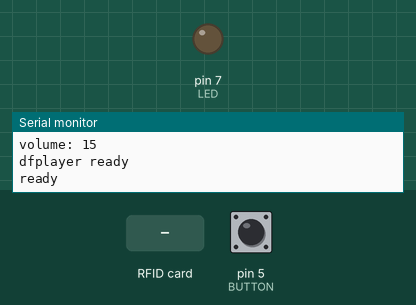
Simulated run of this sketch. Board: Arduino Uno, built with avr-gcc and run on an emulated ATmega328P. Parts: output pins drawn as LEDs (lit = HIGH), the last lines printed to the serial monitor. The inputs (shaded band) are chosen by the test bench; at power-on: pin 5 (BUTTON) LOW. The audio player accepts every command and is not drawn.

Above: at 4.7 s.
4.8 s: pin 5 (BUTTON) pulled HIGH for 0.6 s
At 6.1 s:
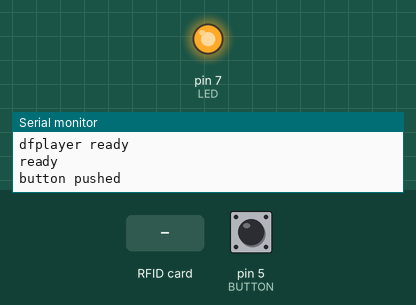
6.9 s: RFID card 5E 7A 19 C4 held to the reader
At 8.6 s:
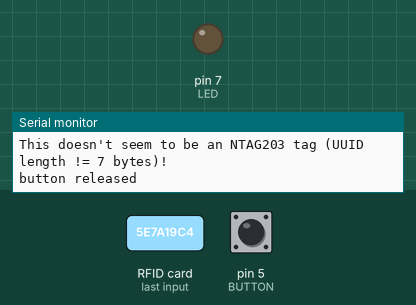
8.9 s: pin 5 (BUTTON) pulled HIGH for 1 s
At 9.8 s:
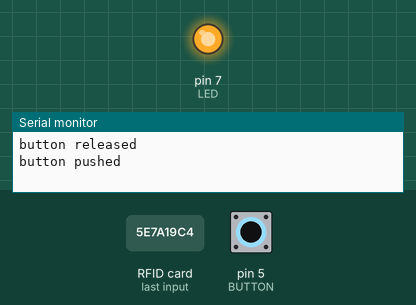
Timing chart, 0 to 11.9 s (numbered marks = the images above; inputs shaded):
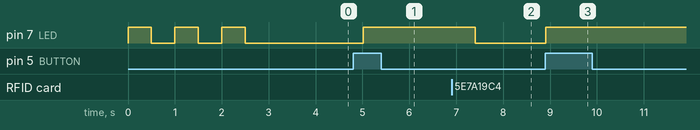

The sketch:

jukebox.ino
```cpp
#include <Adafruit_PN532.h>
#include <Arduino.h>
#include <DFRobotDFPlayerMini.h>
#include <SoftwareSerial.h>
#include <SPI.h>
#include <Wire.h>

#define PN532_IRQ   2
#define PN532_RESET 3
#define BUTTON      5
#define LED         7
#define DF_RX      10
#define DF_TX      11

#define VOL_UP     97
#define VOL_DN     98
#define STOP       99

int currentButtonState = 0;
int previousButtonState = 0;
int cardPage = 4;
int volume = 15;

bool stateChanged = false;
bool jukeboxOn = false;
bool isPlaying = false;

Adafruit_PN532 nfc(PN532_IRQ, PN532_RESET);
SoftwareSerial mySoftwareSerial(DF_RX, DF_TX);
DFRobotDFPlayerMini myDFPlayer;

/* button helpers */

void readButton()
{
  currentButtonState = digitalRead(BUTTON);

  if (previousButtonState != currentButtonState)
  {
    stateChanged = true;
    previousButtonState = currentButtonState;
  }
  else
  {
    stateChanged = false;
  }
}

bool isButtonPushed()
{
  return stateChanged && currentButtonState == HIGH;
}

bool isButtonReleased()
{
  return stateChanged && currentButtonState == LOW;
}

void lightOn()
{
  digitalWrite(LED, HIGH);
}

void lightOff()
{
  digitalWrite(LED, LOW);
}

void slowFlash()
{
  Serial.println("slow flash");
  flash(3, 500);
}

void fastFlash()
{
  Serial.println("fast flash");
  flash(6, 200);
}

void flash(int count, int speed)
{
  for (int i=0; i<count; i++)
  {
    lightOn();
    delay(speed);
    lightOff();
    delay(speed);
  }
}

void lightFlip()
{
  delay(350);
  digitalWrite(LED, !digitalRead(LED));
}

/* end button helpers */

/* nfc helpers */

void readTag()
{
  uint8_t success;
  uint8_t uid[] = { 0, 0, 0, 0, 0, 0, 0 };
  uint8_t uidLength;

  success = nfc.readPassiveTargetID(PN532_MIFARE_ISO14443A, uid, &uidLength);

  if (success) {
    if (uidLength == 7)
    {
      uint8_t data[32];
      success = nfc.ntag2xx_ReadPage(cardPage, data);

      if (success)
      {
        Serial.print("tag id: ");
        int tagId = (int)data[0];
        Serial.println(tagId);

        if (tagId == STOP)
        {
          pause();
        }
        else if (tagId == VOL_UP)
        {
          volume++;
          setVolume();
        }
        else if (tagId == VOL_DN)
        {
          volume--;
          setVolume();
        }
        else if (!isPlaying) {
          play(tagId);
        }
      }
      else
      {
        Serial.println("Unable to read the requested page!");
      }
    }
    else
    {
      Serial.println("This doesn't seem to be an NTAG203 tag (UUID length != 7 bytes)!");
    }
  }
}

/* end nfc helpers */

/* mp3 helpers */

void setVolume()
{
  volume = max(0, min(30, volume));

  Serial.print("volume: ");
  Serial.println(volume);
  myDFPlayer.volume(volume);
}

void play(int song)
{
  isPlaying = true;
  myDFPlayer.play(song);
  fastFlash();
}

void pause()
{
  isPlaying = false;
  myDFPlayer.pause();
  if (currentButtonState == HIGH)
  {
    lightOn();
  } else {
    lightOff();
  }
}

void checkPlayState()
{
  if (myDFPlayer.available()) {
    uint8_t type = myDFPlayer.readType();
    int value = myDFPlayer.read();

    switch (type) {
      case DFPlayerPlayFinished:
        pause();
        break;

      default:
        break;
    }
  }
}

/* end mp3 helpers */

void setup() {
  Serial.begin(9600);

  pinMode(LED, OUTPUT);
  pinMode(BUTTON, INPUT);
  slowFlash();

  Serial.println("setup nfc shield");
  nfc.begin();

  uint32_t versiondata = nfc.getFirmwareVersion();
  if (! versiondata) {
    Serial.print("Did not find PN53x board");
    while (1);
  }

  Serial.print("Found chip PN5"); Serial.println((versiondata>>24) & 0xFF, HEX);
  Serial.print("Firmware ver. "); Serial.print((versiondata>>16) & 0xFF, DEC);
  Serial.print('.'); Serial.println((versiondata>>8) & 0xFF, DEC);

  nfc.SAMConfig();
  nfc.setPassiveActivationRetries(0x01);

  Serial.println("setup dfplayer");
  mySoftwareSerial.begin(9600);
  while (!myDFPlayer.begin(mySoftwareSerial)) {
    Serial.println("dfplayer not ready");
    delay(5000);
    fastFlash();
  }
  int fileCount = myDFPlayer.readFileCounts();
  Serial.print("file count: ");
  Serial.println(fileCount);

  setVolume();
  Serial.println("dfplayer ready");

  Serial.println("ready");
}

void loop() {
  readButton();

  if (isButtonPushed())
  {
    Serial.println("button pushed");
    lightOn();
    jukeboxOn = true;
  }

  if (isButtonReleased())
  {
    Serial.println("button released");
    lightOff();
    jukeboxOn = false;
    pause();
  }

  if (jukeboxOn)
  {
    readTag();
    checkPlayState();
    if (isPlaying)
    {
      lightFlip();
    }
  }

  delay(500);
}
```

Measured:
- after the input at 4.8 s, pin 7 (LED): LOW → HIGH after 0.22 s
- after the input at 6.9 s, pin 7 (LED): HIGH → LOW after 0.51 s
- after the input at 8.9 s, pin 7 (LED): LOW → HIGH at once
